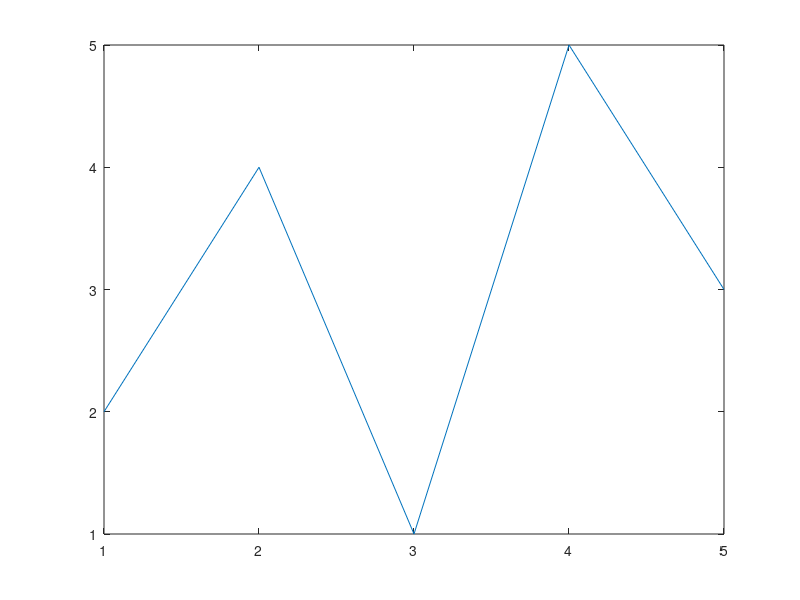

The MATLAB script that drew this image:
% Test GUI plotting with actual data
x = [1, 2, 3, 4, 5];
y = [2, 4, 1, 5, 3];

% This should open a GUI window with the plot
plot(x, y);